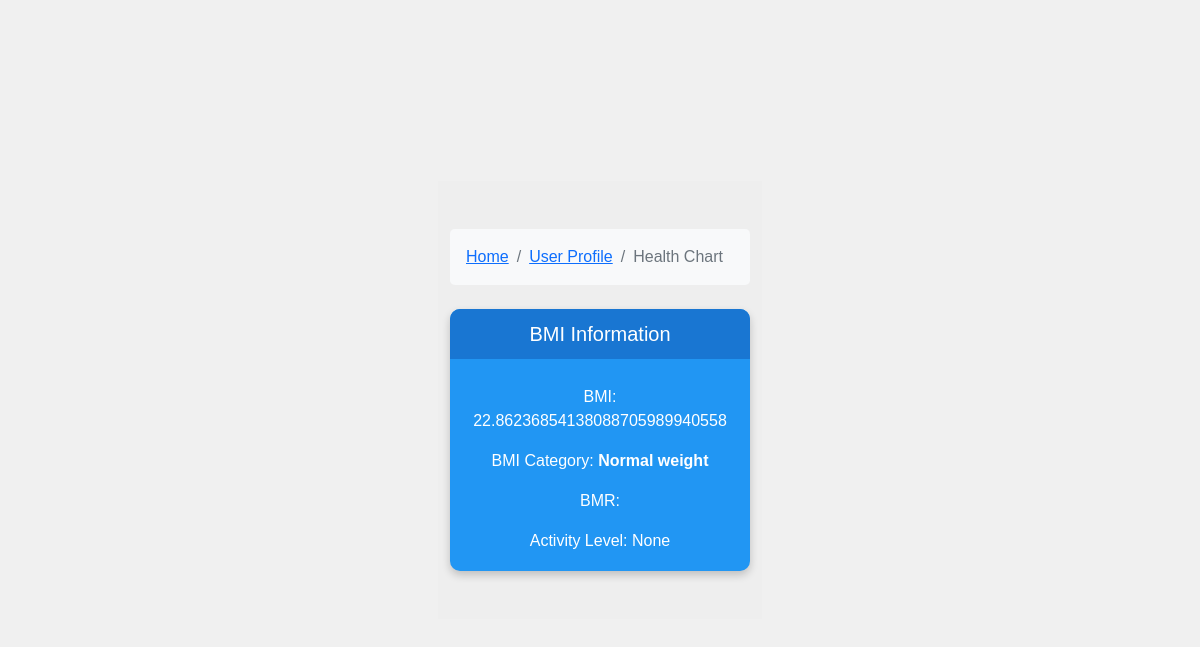
Before: /bmi_estimation/ (signed in) with the older database file.
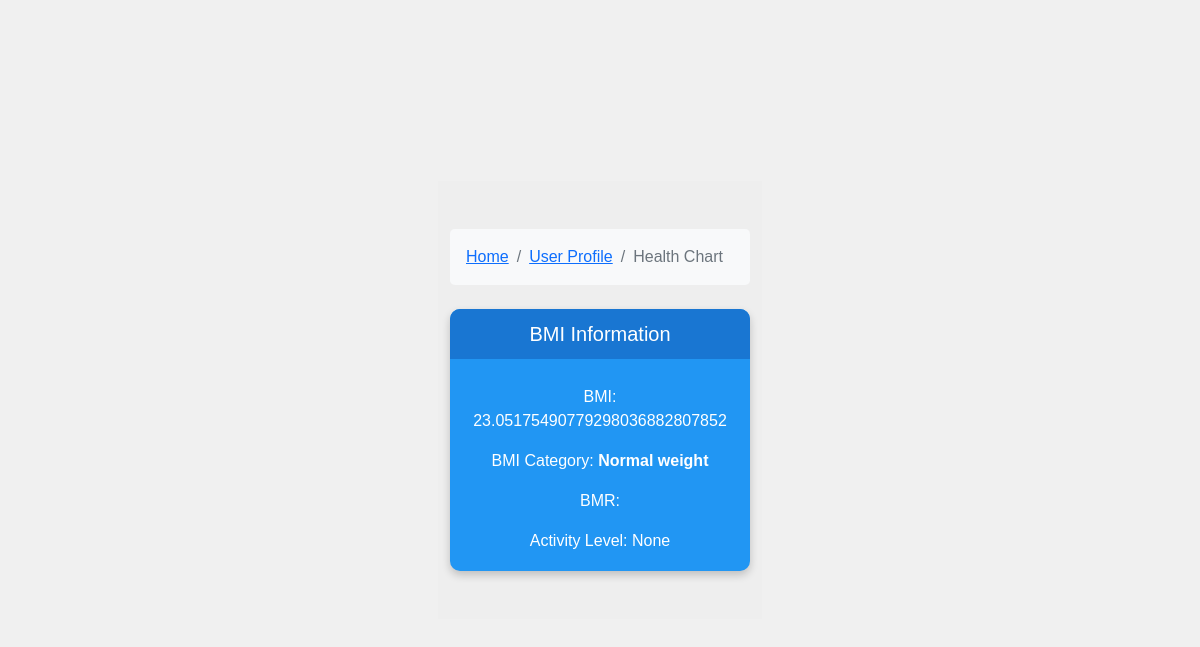
After: the same page with the newer database file.
### ct/models.py (models this page shows, shortened)
class UserProfile(models.Model):
    user = models.OneToOneField(settings.AUTH_USER_MODEL, on_delete=models.CASCADE)
    phone_number = models.CharField(max_length=15, blank=True, null=True)
    state = models.CharField(max_length=255, null=True, blank=True)
    district = models.CharField(max_length=100, blank=True, null=True)
    gender = models.CharField(max_length=10, blank=True)
    age = models.IntegerField(null=True, blank=True)  # Allow null values
    height = models.DecimalField(max_digits=5, decimal_places=2, blank=True, null=True)  # Allow null value
    weight = models.DecimalField(max_digits=5, decimal_places=2, blank=True, null=True)
    bmi = models.DecimalField(max_digits=5, decimal_places=2, blank=True, null=True)
    activity_level = models.CharField(max_length=20, blank=True, null=True)

### ct/views.py (the view)
# urls.py: path('bmi_estimation/', views.bmi_estimation, name='bmi_estimation'),
@login_required
def bmi_estimation(request):
    user_profile = UserProfile.objects.get(user=request.user)
    if user_profile.height and user_profile.weight:
        height_in_meters = user_profile.height / 100  # Convert height to meters
        bmi = user_profile.weight / (height_in_meters ** 2)
        user_profile.bmi = bmi  # Save BMI in the user profile
        user_profile.save()
        if user_profile.gender == 'M':
            bmr = 88.362 + (13.397 * user_profile.weight) + (4.799 * user_profile.height) - (5.677 * user_profile.age)
        elif user_profile.gender == 'F':
            bmr = 447.593 + (9.247 * user_profile.weight) + (3.098 * user_profile.height) - (4.330 * user_profile.age)
        else:
            bmr = 0
        if request.method == 'POST':
           activity_level = request.POST.get('activity_level')
           user_profile.activity_level = activity_level
        activity_level_multiplier = {
            'Sedentary': 1.2,
            'Lightly Active': 1.375,
            'Moderately Active': 1.55,
            'Active': 1.725,
            'Very Active': 1.9,
        }
        activity_level = user_profile.activity_level
        total_calorie_intake = bmr * activity_level_multiplier.get(activity_level, 1.2)
    context = {
        'user_profile': user_profile,
        'total_calorie_intake': total_calorie_intake,
    }
    return render(request, 'bmi_estimation.html', context)

### ct/templates/bmi_estimation.html (shortened to what this page needs)
{% load static %}
<!DOCTYPE html>
<html>
<head>
    <link href="https://cdn.jsdelivr.net/npm/bootstrap@5.0.2/dist/css/bootstrap.min.css" rel="stylesheet">
</head>
<body>
    <section style="background-color: #eee;">
        <div class="container py-5">
            <div class="row">
                <div class="col">
                    <nav aria-label="breadcrumb"
                        class="bg-light rounded-3 p-3 mb-4">
                        <ol class="breadcrumb mb-0">
                                <li class="breadcrumb-item">
                                {% if user.is_Customer %}
                                <a href="{% url "index" %}">Home</a></li>
                                {% elif user.is_Dietitian %}
                                <a href="{% url "d_index" %}">Home</a></li>
                                {% elif user.is_Doctor %}
                                <a href="{% url "dr_index" %}">Home</a></li>
                                {% endif %}
                            <li class="breadcrumb-item">
                              {% if user.is_Customer %}
                              <a href="{% url 'user_profile' %}">User Profile</a></li>
                              {% elif user.is_Dietitian %}
                              <a href="{% url 'duser_profile' %}">Dietitian Profile</a></li>
                              {% elif user.is_Doctor %}
                              <a href="{% url 'druser_profile' %}">Doctor Profile</a></li>
                              {% endif %}
                            <li class="breadcrumb-item active"
                                aria-current="page">Health Chart</li>
                        </ol>
                    </nav>
                </div>
            </div>
<div class="card-container">
    <div class="card-title">BMI Information</div>
    <div class="card-body">
        {% if user_profile.bmi %}
            <p class="card-text">BMI: {{ user_profile.bmi }}</p>
            <p class="card-text">BMI Category: <span class="bmi-category">
                {% if user_profile.bmi < 18.5 %}
                    Underweight
                {% elif 18.5 <= user_profile.bmi and user_profile.bmi < 25 %}
                    Normal weight
                {% elif 25 <= user_profile.bmi and user_profile.bmi < 30 %}
                    Overweight
                {% elif 30 <= user_profile.bmi and user_profile.bmi < 35 %}
                    Obesity I
                {% elif 35 <= user_profile.bmi and user_profile.bmi < 40 %}
                    Obesity II
                {% else %}
                    Obesity III
                {% endif %}
            </span>
            </p>
        {% endif %}
        <p class="card-text">BMR: {{ user_profile.bmr }}</p>
        <p class="card-text">Activity Level: {{ user_profile.activity_level }}</p>
    </div>
</body>
</html>

Changed rows visible on the page:
changed UserProfile "None": bmi "22.86236854138088705989940558" → "23.05175490779298036882807852"
